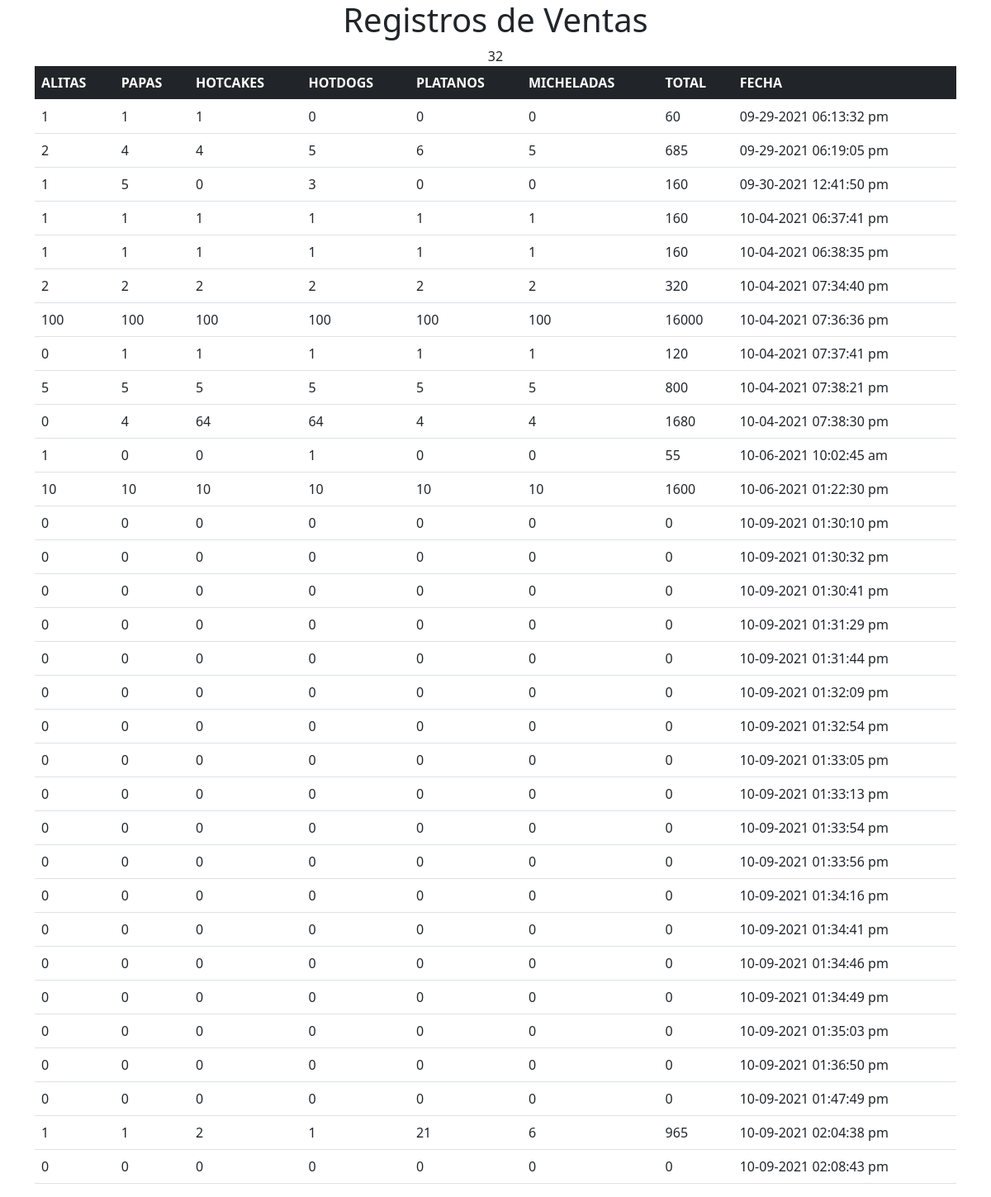
The app's page /Login/pruebaPage.php with its own data.
### tables this page shows
CREATE TABLE `registro` (
  `id` int(11) NOT NULL,
  `alitas` int(11) NOT NULL,
  `papas` int(11) NOT NULL,
  `hotcakes` int(11) NOT NULL,
  `hotdogs` int(11) NOT NULL,
  `platanos` int(11) NOT NULL,
  `micheladas` int(11) NOT NULL,
  `total` int(11) NOT NULL,
  `fecha` varchar(50) NOT NULL
);

### Login/pruebaPage.php (the view, shortened to what this page needs)
<!DOCTYPE HTML>
<html>
    <body>
    <link href="https://cdn.jsdelivr.net/npm/bootstrap@5.0.0-beta3/dist/css/bootstrap.min.css" rel="stylesheet">
<?php
      require_once "../db/conexion.php";
?>
  <center>
      <h1>Registros de Ventas</h1>
  </center>
<div id="">
    <div class="container">
        <center>
    <table class="table">
            <thead>
              <tr>
              <th class="bg-dark text-white">ALITAS</th>
                <th class="bg-dark text-white">PAPAS</th>
                  <th class="bg-dark text-white">HOTCAKES</th>
                  <th class="bg-dark text-white">HOTDOGS</th>
                  <th class="bg-dark text-white">PLATANOS</th>
                  <th class="bg-dark text-white">MICHELADAS</th>
                  <th class="bg-dark text-white">TOTAL</th>
                  <th class="bg-dark text-white">FECHA</th>
              </tr>
            </thead>
        <?php
        $consulta= "SELECT * FROM registro WHERE id>='3'";
        $ejecutarconsulta= mysqli_query($db,$consulta);
        $verfilas= mysqli_num_rows($ejecutarconsulta);
        $fila= mysqli_fetch_array($ejecutarconsulta);
        if(!$ejecutarconsulta)
        {
            echo("ERROR en la consulta");
        }
        else
            {
                if($verfilas<1)
                {
                    echo("<tr><td>Sin registros</td></tr>");
                }
                else
                {
                    for($x=0; $x<=$fila; $x++)
                    {
                        echo'
                            <tr>
                            <td>'.$fila[1].'</td>
                            <td>'.$fila[2].'</td>
                            <td>'.$fila[3].'</td>
                            <td>'.$fila[4].'</td>
                            <td>'.$fila[5].'</td>
                            <td>'.$fila[6].'</td>
                            <td>'.$fila[7].'</td>
                            <td>'.$fila[8].'</td>
                            </tr>';
                            $fila=mysqli_fetch_array($ejecutarconsulta);
                    }
                }
            }
        ?>
    <br>
    </table>
    </center>
    </div>
    </div>
</body>
</html>

### records on screen
registro: alitas "1", papas "1", hotcakes "1", hotdogs "0", platanos "0", micheladas "0", total "60", fecha "09-29-2021 06:13:32 pm"
registro: alitas "2", papas "4", hotcakes "4", hotdogs "5", platanos "6", micheladas "5", total "685", fecha "09-29-2021 06:19:05 pm"
registro: alitas "1", papas "5", hotcakes "0", hotdogs "3", platanos "0", micheladas "0", total "160", fecha "09-30-2021 12:41:50 pm"
registro: alitas "1", papas "1", hotcakes "1", hotdogs "1", platanos "1", micheladas "1", total "160", fecha "10-04-2021 06:37:41 pm"
registro: alitas "1", papas "1", hotcakes "1", hotdogs "1", platanos "1", micheladas "1", total "160", fecha "10-04-2021 06:38:35 pm"
registro: alitas "2", papas "2", hotcakes "2", hotdogs "2", platanos "2", micheladas "2", total "320", fecha "10-04-2021 07:34:40 pm"
registro: alitas "100", papas "100", hotcakes "100", hotdogs "100", platanos "100", micheladas "100", total "16000", fecha "10-04-2021 07:36:36 pm"
registro: alitas "0", papas "1", hotcakes "1", hotdogs "1", platanos "1", micheladas "1", total "120", fecha "10-04-2021 07:37:41 pm"
registro: alitas "5", papas "5", hotcakes "5", hotdogs "5", platanos "5", micheladas "5", total "800", fecha "10-04-2021 07:38:21 pm"
registro: alitas "0", papas "4", hotcakes "64", hotdogs "64", platanos "4", micheladas "4", total "1680", fecha "10-04-2021 07:38:30 pm"
registro: alitas "1", papas "0", hotcakes "0", hotdogs "1", platanos "0", micheladas "0", total "55", fecha "10-06-2021 10:02:45 am"
registro: alitas "10", papas "10", hotcakes "10", hotdogs "10", platanos "10", micheladas "10", total "1600", fecha "10-06-2021 01:22:30 pm"
registro: alitas "0", papas "0", hotcakes "0", hotdogs "0", platanos "0", micheladas "0", total "0", fecha "10-09-2021 01:30:10 pm"
registro: alitas "0", papas "0", hotcakes "0", hotdogs "0", platanos "0", micheladas "0", total "0", fecha "10-09-2021 01:30:32 pm"
registro: alitas "0", papas "0", hotcakes "0", hotdogs "0", platanos "0", micheladas "0", total "0", fecha "10-09-2021 01:30:41 pm"
registro: alitas "0", papas "0", hotcakes "0", hotdogs "0", platanos "0", micheladas "0", total "0", fecha "10-09-2021 01:31:29 pm"
registro: alitas "0", papas "0", hotcakes "0", hotdogs "0", platanos "0", micheladas "0", total "0", fecha "10-09-2021 01:31:44 pm"
registro: alitas "0", papas "0", hotcakes "0", hotdogs "0", platanos "0", micheladas "0", total "0", fecha "10-09-2021 01:32:09 pm"
registro: alitas "0", papas "0", hotcakes "0", hotdogs "0", platanos "0", micheladas "0", total "0", fecha "10-09-2021 01:32:54 pm"
registro: alitas "0", papas "0", hotcakes "0", hotdogs "0", platanos "0", micheladas "0", total "0", fecha "10-09-2021 01:33:05 pm"
registro: alitas "0", papas "0", hotcakes "0", hotdogs "0", platanos "0", micheladas "0", total "0", fecha "10-09-2021 01:33:13 pm"
registro: alitas "0", papas "0", hotcakes "0", hotdogs "0", platanos "0", micheladas "0", total "0", fecha "10-09-2021 01:33:54 pm"
registro: alitas "0", papas "0", hotcakes "0", hotdogs "0", platanos "0", micheladas "0", total "0", fecha "10-09-2021 01:33:56 pm"
registro: alitas "0", papas "0", hotcakes "0", hotdogs "0", platanos "0", micheladas "0", total "0", fecha "10-09-2021 01:34:16 pm"
registro: alitas "0", papas "0", hotcakes "0", hotdogs "0", platanos "0", micheladas "0", total "0", fecha "10-09-2021 01:34:41 pm"
registro: alitas "0", papas "0", hotcakes "0", hotdogs "0", platanos "0", micheladas "0", total "0", fecha "10-09-2021 01:34:46 pm"
registro: alitas "0", papas "0", hotcakes "0", hotdogs "0", platanos "0", micheladas "0", total "0", fecha "10-09-2021 01:34:49 pm"
registro: alitas "0", papas "0", hotcakes "0", hotdogs "0", platanos "0", micheladas "0", total "0", fecha "10-09-2021 01:35:03 pm"
registro: alitas "0", papas "0", hotcakes "0", hotdogs "0", platanos "0", micheladas "0", total "0", fecha "10-09-2021 01:36:50 pm"
registro: alitas "0", papas "0", hotcakes "0", hotdogs "0", platanos "0", micheladas "0", total "0", fecha "10-09-2021 01:47:49 pm"
registro: alitas "1", papas "1", hotcakes "2", hotdogs "1", platanos "21", micheladas "6", total "965", fecha "10-09-2021 02:04:38 pm"
registro: alitas "0", papas "0", hotcakes "0", hotdogs "0", platanos "0", micheladas "0", total "0", fecha "10-09-2021 02:08:43 pm"
